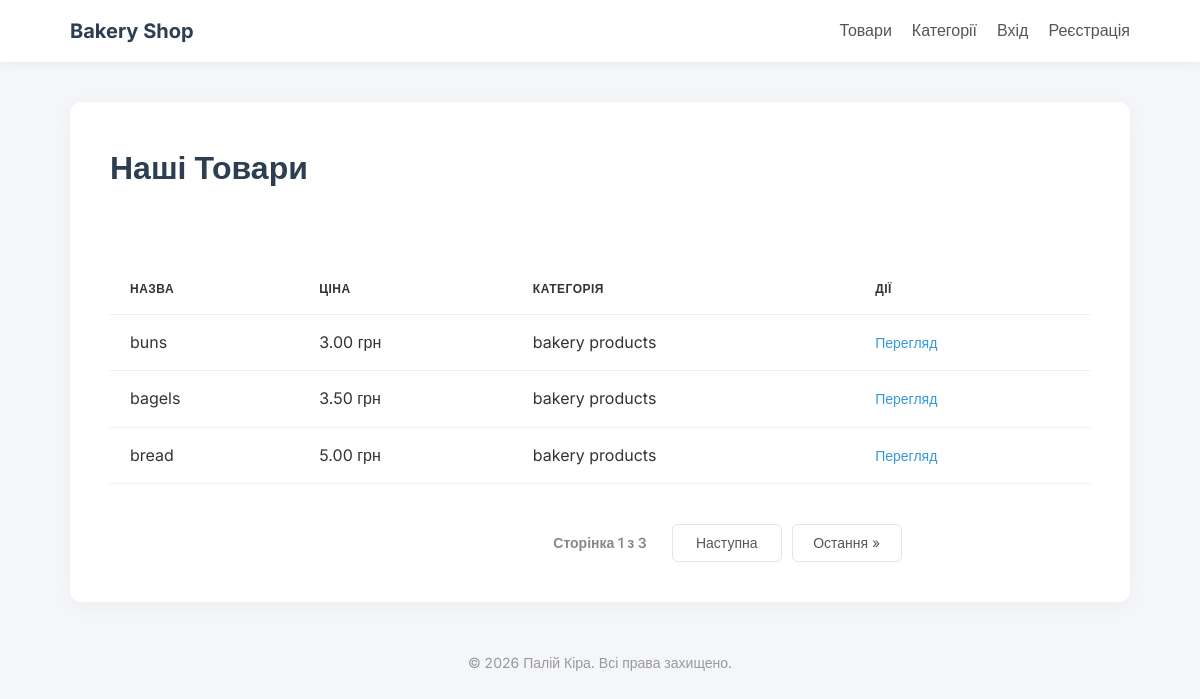
The app's page /, older data.
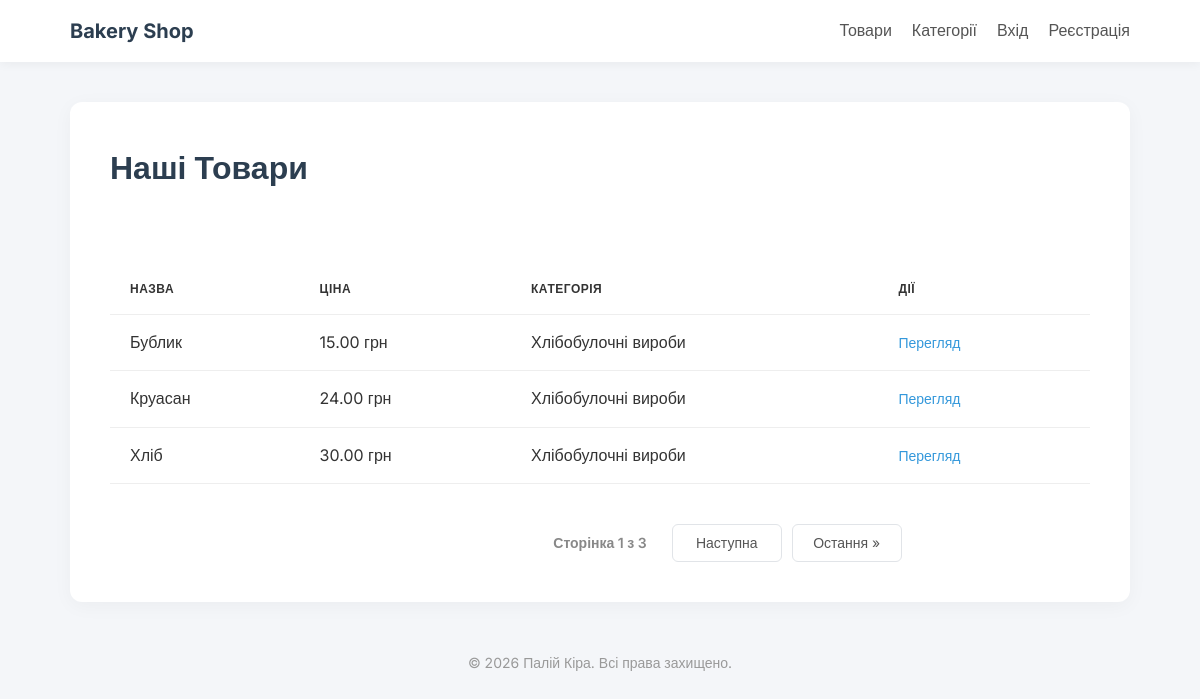
The same page, newer data.
### store/models.py (models this page shows, shortened)
class Product(models.Model):
    title = models.CharField(max_length=100, verbose_name="Назва товару")
    description = models.TextField(verbose_name="Опис")
    price = models.DecimalField(max_digits=10, decimal_places=2, verbose_name="Ціна")
    category = models.ForeignKey(Category, on_delete=models.CASCADE, verbose_name="Категорія")
    slug = models.SlugField(unique=True, blank=True, null=True, verbose_name="URL Slug")
    class Meta:
        verbose_name = "Товар"
        verbose_name_plural = "Товари"
        ordering = ['price']

class Category(models.Model):
    title = models.CharField(max_length=100, verbose_name="Назва категорії")
    class Meta:
        verbose_name = "Категорія"
        verbose_name_plural = "Категорії"

### store/views.py (the view)
# urls.py: path('', views.product_list, name='products'),
def product_list(request):
    products_list = Product.objects.all()
    paginator = Paginator(products_list, 3)
    page_number = request.GET.get('page')
    page_obj = paginator.get_page(page_number)
    return render(request, 'store/index.html', {'page_obj': page_obj})

### store/templates/store/index.html (shortened to what this page needs)
{% extends 'store/layout.html' %}
{% block content %}
    <h1>Наші Товари</h1>
    <br><br>
    <table class="styled-table">
        <tr>
            <th>Назва</th>
            <th>Ціна</th>
            <th>Категорія</th>
            <th>Дії</th>
        </tr>
        {% for item in page_obj %}
        <tr>
            <td>{{ item.title }}</td>
            <td>{{ item.price }} грн</td>
            <td>{{ item.category.title }}</td>
            <td>
                <a href="{% url 'product_detail' item.slug %}">Перегляд</a>
            </td>
        </tr>
        {% endfor %}
    </table>
    <div class="pagination">
        <span class="page-info">
            Сторінка {{ page_obj.number }} з {{ page_obj.paginator.num_pages }}
        </span>
        {% if page_obj.has_next %}
            <a href="?page={{ page_obj.next_page_number }}" class="page-btn">Наступна</a>
        {% else %}
            <span class="page-btn hidden">Наступна</span>
        {% endif %}
        {% if page_obj.has_next %}
            <a href="?page={{ page_obj.paginator.num_pages }}" class="page-btn">Остання &raquo;</a>
        {% else %}
            <span class="page-btn hidden">Остання &raquo;</span>
        {% endif %}
    </div>
{% endblock %}

Row changes from the older to the newer data that the page shows:
removed Product: title "buns", price "3.00", category "bakery products"
removed Product: title "bread", price "5.00", category "bakery products"
now on this page (row edited): Product: title "Бублик", price "15.00", category "Хлібобулочні вироби"
now on this page (row edited): Product: title "Круасан", price "24.00", category "Хлібобулочні вироби"
changed Product: title "bagels" → "Хліб"; price "3.50" → "30.00"; category "bakery products" → "Хлібобулочні вироби"
